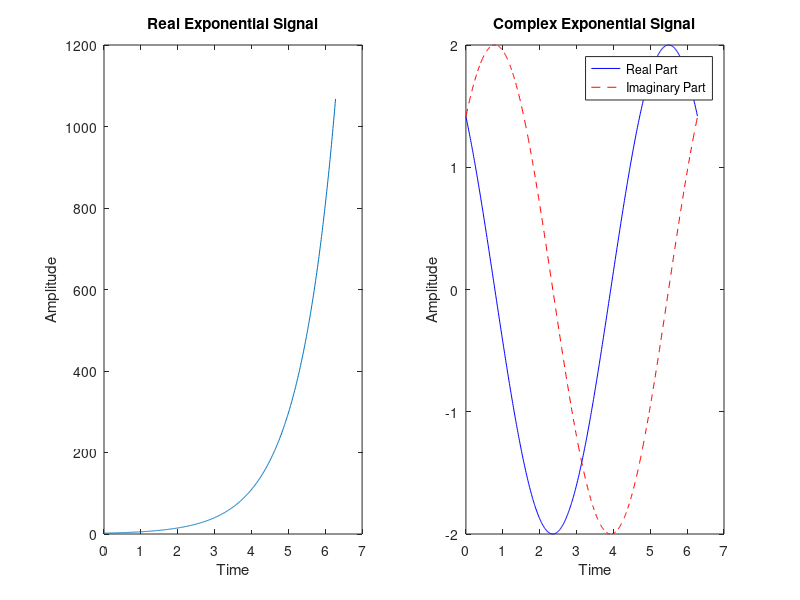

Here is the MATLAB script that generated this plot: (Note: this script raises an error after producing the figure.)
% Parameters for the signals
t = 0:0.01:2*pi; % Time vector
A_real = 2; % Amplitude of the real exponential signal
A_complex = 2; % Amplitude of the complex exponential signal
f = 1; % Frequency in Hz
phi = pi/4; % Phase angle for the complex exponential signal

% Generate the real exponential signal
x_real = A_real * exp(f * t);

% Generate the complex exponential signal
x_complex = A_complex * exp(1j * (f * t + phi));

% Plot the real exponential signal
subplot(1, 2, 1);
plot(t, real(x_real)); % Extract the real part of the complex signal
title('Real Exponential Signal');
xlabel('Time');
ylabel('Amplitude');

% Plot the complex exponential signal
subplot(1, 2, 2);
plot(t, real(x_complex), 'b', t, imag(x_complex), 'r--'); % Real and imaginary parts
title('Complex Exponential Signal');
xlabel('Time');
ylabel('Amplitude');
legend('Real Part', 'Imaginary Part', 'Location', 'Best');

% Adjust subplot spacing
sgtitle('Real and Complex Exponential Signals');

